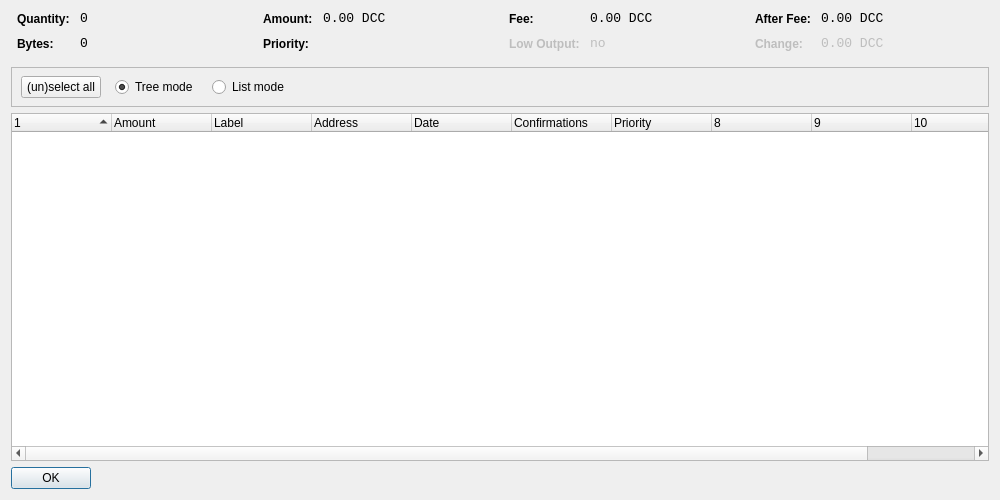
<?xml version="1.0" encoding="UTF-8"?>
<ui version="4.0">
 <class>CoinControlDialog</class>
 <widget class="QDialog" name="CoinControlDialog">
  <property name="geometry">
   <rect>
    <x>0</x>
    <y>0</y>
    <width>1000</width>
    <height>500</height>
   </rect>
  </property>
  <property name="windowTitle">
   <string>Coin Control</string>
  </property>
  <layout class="QVBoxLayout" name="verticalLayout">
   <item>
    <layout class="QHBoxLayout" name="horizontalLayoutTop" stretch="0,0,0,0">
     <property name="topMargin">
      <number>0</number>
     </property>
     <property name="bottomMargin">
      <number>10</number>
     </property>
     <item>
      <layout class="QFormLayout" name="formLayoutCoinControl1">
       <property name="horizontalSpacing">
        <number>10</number>
       </property>
       <property name="verticalSpacing">
        <number>10</number>
       </property>
       <property name="leftMargin">
        <number>6</number>
       </property>
       <property name="rightMargin">
        <number>6</number>
       </property>
       <item row="0" column="0">
        <widget class="QLabel" name="labelCoinControlQuantityText">
         <property name="styleSheet">
          <string notr="true">font-weight:bold;</string>
         </property>
         <property name="text">
          <string>Quantity:</string>
         </property>
        </widget>
       </item>
       <item row="0" column="1">
        <widget class="QLabel" name="labelCoinControlQuantity">
         <property name="font">
          <font>
           <family>Monospace</family>
           <pointsize>10</pointsize>
          </font>
         </property>
         <property name="cursor">
          <cursorShape>IBeamCursor</cursorShape>
         </property>
         <property name="contextMenuPolicy">
          <enum>Qt::ActionsContextMenu</enum>
         </property>
         <property name="text">
          <string notr="true">0</string>
         </property>
         <property name="textInteractionFlags">
          <set>Qt::LinksAccessibleByMouse|Qt::TextSelectableByKeyboard|Qt::TextSelectableByMouse</set>
         </property>
        </widget>
       </item>
       <item row="1" column="0">
        <widget class="QLabel" name="labelCoinControlBytesText">
         <property name="styleSheet">
          <string notr="true">font-weight:bold;</string>
         </property>
         <property name="text">
          <string>Bytes:</string>
         </property>
        </widget>
       </item>
       <item row="1" column="1">
        <widget class="QLabel" name="labelCoinControlBytes">
         <property name="font">
          <font>
           <family>Monospace</family>
           <pointsize>10</pointsize>
          </font>
         </property>
         <property name="cursor">
          <cursorShape>IBeamCursor</cursorShape>
         </property>
         <property name="contextMenuPolicy">
          <enum>Qt::ActionsContextMenu</enum>
         </property>
         <property name="text">
          <string notr="true">0</string>
         </property>
         <property name="textInteractionFlags">
          <set>Qt::LinksAccessibleByMouse|Qt::TextSelectableByKeyboard|Qt::TextSelectableByMouse</set>
         </property>
        </widget>
       </item>
      </layout>
     </item>
     <item>
      <layout class="QFormLayout" name="formLayoutCoinControl2">
       <property name="horizontalSpacing">
        <number>10</number>
       </property>
       <property name="verticalSpacing">
        <number>10</number>
       </property>
       <property name="leftMargin">
        <number>6</number>
       </property>
       <property name="rightMargin">
        <number>6</number>
       </property>
       <item row="0" column="0">
        <widget class="QLabel" name="labelCoinControlAmountText">
         <property name="styleSheet">
          <string notr="true">font-weight:bold;</string>
         </property>
         <property name="text">
          <string>Amount:</string>
         </property>
        </widget>
       </item>
       <item row="0" column="1">
        <widget class="QLabel" name="labelCoinControlAmount">
         <property name="font">
          <font>
           <family>Monospace</family>
           <pointsize>10</pointsize>
          </font>
         </property>
         <property name="cursor">
          <cursorShape>IBeamCursor</cursorShape>
         </property>
         <property name="contextMenuPolicy">
          <enum>Qt::ActionsContextMenu</enum>
         </property>
         <property name="text">
          <string notr="true">0.00 DCC</string>
         </property>
         <property name="textInteractionFlags">
          <set>Qt::LinksAccessibleByMouse|Qt::TextSelectableByKeyboard|Qt::TextSelectableByMouse</set>
         </property>
        </widget>
       </item>
       <item row="1" column="0">
        <widget class="QLabel" name="labelCoinControlPriorityText">
         <property name="styleSheet">
          <string notr="true">font-weight:bold;</string>
         </property>
         <property name="text">
          <string>Priority:</string>
         </property>
        </widget>
       </item>
       <item row="1" column="1">
        <widget class="QLabel" name="labelCoinControlPriority">
         <property name="font">
          <font>
           <family>Monospace</family>
           <pointsize>10</pointsize>
          </font>
         </property>
         <property name="cursor">
          <cursorShape>IBeamCursor</cursorShape>
         </property>
         <property name="contextMenuPolicy">
          <enum>Qt::ActionsContextMenu</enum>
         </property>
         <property name="text">
          <string/>
         </property>
         <property name="textInteractionFlags">
          <set>Qt::LinksAccessibleByMouse|Qt::TextSelectableByKeyboard|Qt::TextSelectableByMouse</set>
         </property>
        </widget>
       </item>
      </layout>
     </item>
     <item>
      <layout class="QFormLayout" name="formLayoutCoinControl3">
       <property name="horizontalSpacing">
        <number>10</number>
       </property>
       <property name="verticalSpacing">
        <number>10</number>
       </property>
       <property name="leftMargin">
        <number>6</number>
       </property>
       <property name="rightMargin">
        <number>6</number>
       </property>
       <item row="0" column="0">
        <widget class="QLabel" name="labelCoinControlFeeText">
         <property name="styleSheet">
          <string notr="true">font-weight:bold;</string>
         </property>
         <property name="text">
          <string>Fee:</string>
         </property>
        </widget>
       </item>
       <item row="0" column="1">
        <widget class="QLabel" name="labelCoinControlFee">
         <property name="font">
          <font>
           <family>Monospace</family>
           <pointsize>10</pointsize>
          </font>
         </property>
         <property name="cursor">
          <cursorShape>IBeamCursor</cursorShape>
         </property>
         <property name="contextMenuPolicy">
          <enum>Qt::ActionsContextMenu</enum>
         </property>
         <property name="text">
          <string notr="true">0.00 DCC</string>
         </property>
         <property name="textInteractionFlags">
          <set>Qt::LinksAccessibleByMouse|Qt::TextSelectableByKeyboard|Qt::TextSelectableByMouse</set>
         </property>
        </widget>
       </item>
       <item row="1" column="0">
        <widget class="QLabel" name="labelCoinControlLowOutputText">
         <property name="enabled">
          <bool>false</bool>
         </property>
         <property name="styleSheet">
          <string notr="true">font-weight:bold;</string>
         </property>
         <property name="text">
          <string>Low Output:</string>
         </property>
        </widget>
       </item>
       <item row="1" column="1">
        <widget class="QLabel" name="labelCoinControlLowOutput">
         <property name="enabled">
          <bool>false</bool>
         </property>
         <property name="font">
          <font>
           <family>Monospace</family>
           <pointsize>10</pointsize>
          </font>
         </property>
         <property name="cursor">
          <cursorShape>IBeamCursor</cursorShape>
         </property>
         <property name="contextMenuPolicy">
          <enum>Qt::ActionsContextMenu</enum>
         </property>
         <property name="text">
          <string notr="true">no</string>
         </property>
         <property name="textInteractionFlags">
          <set>Qt::LinksAccessibleByMouse|Qt::TextSelectableByKeyboard|Qt::TextSelectableByMouse</set>
         </property>
        </widget>
       </item>
      </layout>
     </item>
     <item>
      <layout class="QFormLayout" name="formLayoutCoinControl4">
       <property name="horizontalSpacing">
        <number>10</number>
       </property>
       <property name="verticalSpacing">
        <number>10</number>
       </property>
       <property name="leftMargin">
        <number>6</number>
       </property>
       <property name="rightMargin">
        <number>6</number>
       </property>
       <item row="0" column="0">
        <widget class="QLabel" name="labelCoinControlAfterFeeText">
         <property name="styleSheet">
          <string notr="true">font-weight:bold;</string>
         </property>
         <property name="text">
          <string>After Fee:</string>
         </property>
        </widget>
       </item>
       <item row="0" column="1">
        <widget class="QLabel" name="labelCoinControlAfterFee">
         <property name="font">
          <font>
           <family>Monospace</family>
           <pointsize>10</pointsize>
          </font>
         </property>
         <property name="cursor">
          <cursorShape>IBeamCursor</cursorShape>
         </property>
         <property name="contextMenuPolicy">
          <enum>Qt::ActionsContextMenu</enum>
         </property>
         <property name="text">
          <string notr="true">0.00 DCC</string>
         </property>
         <property name="textInteractionFlags">
          <set>Qt::LinksAccessibleByMouse|Qt::TextSelectableByKeyboard|Qt::TextSelectableByMouse</set>
         </property>
        </widget>
       </item>
       <item row="1" column="0">
        <widget class="QLabel" name="labelCoinControlChangeText">
         <property name="enabled">
          <bool>false</bool>
         </property>
         <property name="styleSheet">
          <string notr="true">font-weight:bold;</string>
         </property>
         <property name="text">
          <string>Change:</string>
         </property>
        </widget>
       </item>
       <item row="1" column="1">
        <widget class="QLabel" name="labelCoinControlChange">
         <property name="enabled">
          <bool>false</bool>
         </property>
         <property name="font">
          <font>
           <family>Monospace</family>
           <pointsize>10</pointsize>
          </font>
         </property>
         <property name="cursor">
          <cursorShape>IBeamCursor</cursorShape>
         </property>
         <property name="contextMenuPolicy">
          <enum>Qt::ActionsContextMenu</enum>
         </property>
         <property name="text">
          <string notr="true">0.00 DCC</string>
         </property>
         <property name="textInteractionFlags">
          <set>Qt::LinksAccessibleByMouse|Qt::TextSelectableByKeyboard|Qt::TextSelectableByMouse</set>
         </property>
        </widget>
       </item>
      </layout>
     </item>
    </layout>
   </item>
   <item>
    <widget class="QFrame" name="frame">
     <property name="minimumSize">
      <size>
       <width>0</width>
       <height>40</height>
      </size>
     </property>
     <property name="frameShape">
      <enum>QFrame::StyledPanel</enum>
     </property>
     <property name="frameShadow">
      <enum>QFrame::Sunken</enum>
     </property>
     <widget class="QWidget" name="horizontalLayoutWidget">
      <property name="geometry">
       <rect>
        <x>10</x>
        <y>0</y>
        <width>781</width>
        <height>41</height>
       </rect>
      </property>
      <layout class="QHBoxLayout" name="horizontalLayoutPanel" stretch="0,0,0,0,0">
       <property name="spacing">
        <number>14</number>
       </property>
       <item>
        <widget class="QPushButton" name="pushButtonSelectAll">
         <property name="sizePolicy">
          <sizepolicy hsizetype="Maximum" vsizetype="Fixed">
           <horstretch>0</horstretch>
           <verstretch>0</verstretch>
          </sizepolicy>
         </property>
         <property name="text">
          <string>(un)select all</string>
         </property>
        </widget>
       </item>
       <item>
        <widget class="QRadioButton" name="radioTreeMode">
         <property name="sizePolicy">
          <sizepolicy hsizetype="Maximum" vsizetype="Fixed">
           <horstretch>0</horstretch>
           <verstretch>0</verstretch>
          </sizepolicy>
         </property>
         <property name="text">
          <string>Tree mode</string>
         </property>
         <property name="checked">
          <bool>true</bool>
         </property>
        </widget>
       </item>
       <item>
        <widget class="QRadioButton" name="radioListMode">
         <property name="sizePolicy">
          <sizepolicy hsizetype="Maximum" vsizetype="Fixed">
           <horstretch>0</horstretch>
           <verstretch>0</verstretch>
          </sizepolicy>
         </property>
         <property name="text">
          <string>List mode</string>
         </property>
        </widget>
       </item>
       <item>
        <spacer name="horizontalSpacer">
         <property name="orientation">
          <enum>Qt::Horizontal</enum>
         </property>
         <property name="sizeHint" stdset="0">
          <size>
           <width>40</width>
           <height>20</height>
          </size>
         </property>
        </spacer>
       </item>
      </layout>
     </widget>
    </widget>
   </item>
   <item>
    <widget class="CoinControlTreeWidget" name="treeWidget">
     <property name="contextMenuPolicy">
      <enum>Qt::CustomContextMenu</enum>
     </property>
     <property name="sortingEnabled">
      <bool>false</bool>
     </property>
     <property name="columnCount">
      <number>11</number>
     </property>
     <attribute name="headerShowSortIndicator" stdset="0">
      <bool>true</bool>
     </attribute>
     <attribute name="headerStretchLastSection">
      <bool>false</bool>
     </attribute>
     <column>
      <property name="text">
       <string/>
      </property>
     </column>
     <column>
      <property name="text">
       <string>Amount</string>
      </property>
     </column>
     <column>
      <property name="text">
       <string>Label</string>
      </property>
     </column>
     <column>
      <property name="text">
       <string>Address</string>
      </property>
     </column>
     <column>
      <property name="text">
       <string>Date</string>
      </property>
     </column>
     <column>
      <property name="text">
       <string>Confirmations</string>
      </property>
      <property name="toolTip">
       <string>Confirmed</string>
      </property>
     </column>
     <column>
      <property name="text">
       <string>Priority</string>
      </property>
     </column>
     <column>
      <property name="text">
       <string/>
      </property>
     </column>
     <column>
      <property name="text">
       <string/>
      </property>
     </column>
     <column>
      <property name="text">
       <string/>
      </property>
     </column>
     <column>
      <property name="text">
       <string/>
      </property>
     </column>
    </widget>
   </item>
   <item>
    <widget class="QDialogButtonBox" name="buttonBox">
     <property name="sizePolicy">
      <sizepolicy hsizetype="Maximum" vsizetype="Fixed">
       <horstretch>0</horstretch>
       <verstretch>0</verstretch>
      </sizepolicy>
     </property>
     <property name="orientation">
      <enum>Qt::Horizontal</enum>
     </property>
     <property name="standardButtons">
      <set>QDialogButtonBox::Ok</set>
     </property>
    </widget>
   </item>
  </layout>
 </widget>
 <customwidgets>
  <customwidget>
   <class>CoinControlTreeWidget</class>
   <extends>QTreeWidget</extends>
   <header>coincontroltreewidget.h</header>
  </customwidget>
 </customwidgets>
 <resources/>
 <connections/>
</ui>
